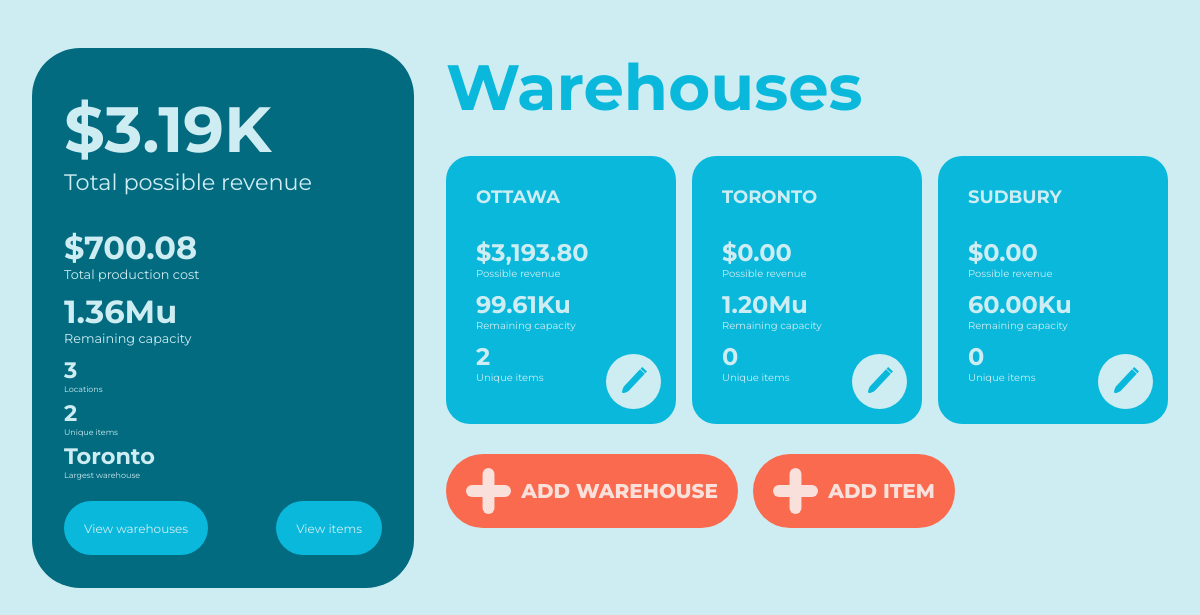
Page /home on the earlier database version.
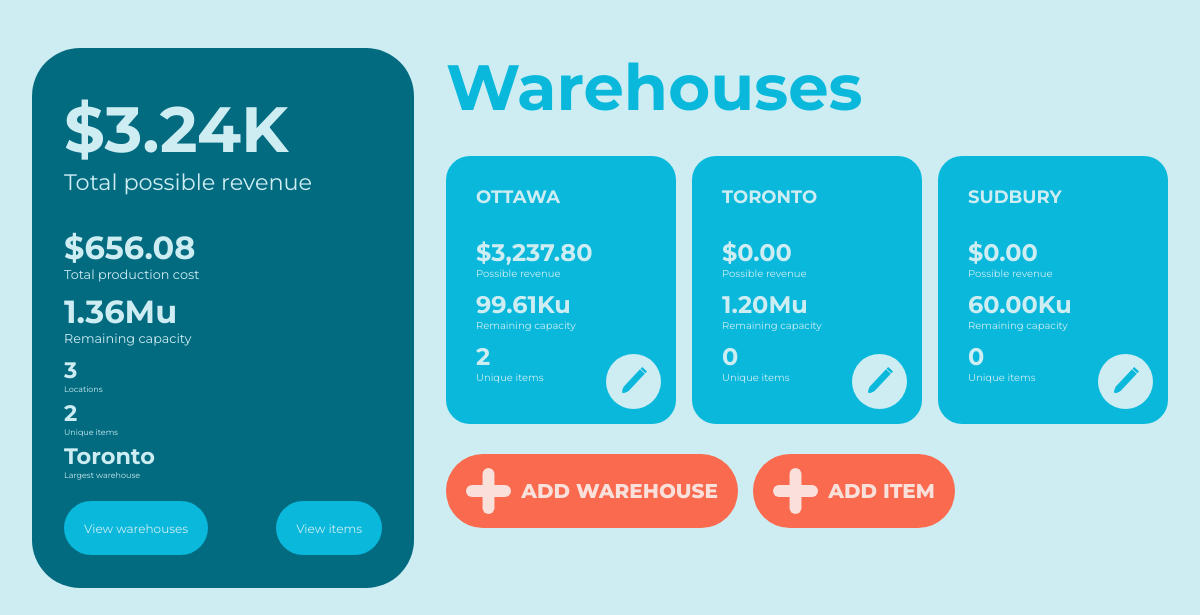
Same page on the later database version.
### wms/models.py (models this page shows, shortened)
class Item(db.Model):
    _id = db.Column(db.Integer, primary_key=True)
    quantity = db.Column(db.Integer, nullable=False)
    warehouse = db.Column(db.String(MAXIMUM_NAME_LEN), db.ForeignKey('warehouse.name'), nullable=False)
    item_template_id = db.Column(db.Integer, db.ForeignKey('item_template._id'), nullable=False)

class ItemTemplate(db.Model):
    _id = db.Column(db.Integer, primary_key=True)
    name = db.Column(db.String(MAXIMUM_NAME_LEN), unique=True, nullable=False)
    price = db.Column(db.Float, nullable=False)
    cost = db.Column(db.Float, nullable=False)
    size = db.Column(db.Integer, nullable=False)
    low_threshold = db.Column(db.Integer, nullable=False)
    instances = db.relationship('Item', backref='item_template', lazy=True)  # Instances using this item template

class Warehouse(db.Model):
    _id = db.Column(db.Integer, primary_key=True)
    name = db.Column(db.String(MAXIMUM_NAME_LEN), unique=True, nullable=False)
    capacity = db.Column(db.Integer, nullable=False)
    items = db.relationship("Item", backref="home_warehouse", lazy=True)
    @hybrid_property
    def remaining_capacity(self):
        capacityUsed = 0
        for item in self.items:
            capacityUsed += item.quantity * ItemTemplate.query.filter_by(_id=item.item_template_id).first().size
        return self.capacity - capacityUsed
    @hybrid_property
    def possible_revenue(self):
        revenue = 0
        for item in self.items:
            item_temp = ItemTemplate.query.filter_by(_id=item.item_template_id).first()
            revenue += item.quantity * (item_temp.price - item_temp.cost)
        return revenue
    @hybrid_property
    def total_production_cost(self):
        total_production_cost = 0
        for item in self.items:
            total_production_cost += item.quantity * ItemTemplate.query.filter_by(_id=item.item_template_id).first().cost
        return total_production_cost

### wms/routes.py (the view, shortened to what this page needs)
@app.route("/", methods=METHODS)
@app.route("/home", methods=METHODS)
def home():
    warehouseForm = WarehouseForm()
    itemForm = ItemForm()
    warehouseList = Warehouse.query.all()
    try:
        largest = warehouseList[0]
        for warehouse in warehouseList:
            if warehouse.capacity > largest.capacity:
                largest = warehouse
        largest = largest.name
    except IndexError:
        largest = "No data"
    productionCost = 0
    remainingCapacity = 0
    possibleRevenue = 0
    for warehouse in warehouseList:
        productionCost += warehouse.total_production_cost
        remainingCapacity += warehouse.remaining_capacity
        possibleRevenue += warehouse.possible_revenue
    if warehouseForm.validate_on_submit():
        flash(f'Warehouse "{warehouseForm.name.data}" created.')
        db.session.add(Warehouse(name=warehouseForm.name.data.title(),
                                 capacity=warehouseForm.capacity.data))
        db.session.commit()
        return redirect(url_for('home'))
    return render_template('home.html',
                           warehouseForm=warehouseForm,
                           itemForm=itemForm,
                           warehouseList=warehouseList,
                           possibleRevenue=possibleRevenue,
                           productionCost=productionCost,
                           remainingCapacity=remainingCapacity,
                           largestWarehouse=largest,
                           uniqueItems=len(ItemTemplate.query.all()),
                           price_format=price_format,
                           capacity_format=capacity_format)

### wms/functions.py (called while the page is built)
def price_format(price, small=False):
    price = round(price, 2)
    if small:
        if price >= 1000:
            price /= 1000
            return "{:.2f}K".format(price)
    if price < 10000:
        return "{:,.2f}".format(price)
    else:
        if 1000000 < price < 9000000:
            price /= 1000000
            return "{:.2f}M".format(price)
        price /= 1000
        return "{:.2f}K".format(price)

def capacity_format(capacity):
    if capacity < 10000:
        return "{:,}".format(capacity)
    elif 10000 <= capacity <= 999999:
        capacity /= 1000
        return "{:.2f}K".format(capacity)
    else:
        capacity /= 1000000
        return "{:.2f}M".format(capacity)

### wms/templates/home.html (shortened to what this page needs)
<!DOCTYPE html>
{% extends "base.html" %}
{% block content %}
<link rel="stylesheet" href="static/home.css">
<div class="stats-card">
    <h1>${{price_format(possibleRevenue, small=True)}}</h1>
    <p>Total possible revenue</p>
    <div class="main-stats">
        <h1>${{price_format(productionCost)}}</h1>
        <p>Total production cost</p>
        <h1>{{capacity_format(remainingCapacity)}}u</h1>
        <p>Remaining capacity</p>
    </div>
    <div class="small-stats">
        <h1>{{warehouseList|length}}</h1>
        <p>Locations</p>
        <h1>{{uniqueItems}}</h1>
        <p>Unique items</p>
        <h1>{{largestWarehouse}}</h1>
        <p>Largest warehouse</p>
    </div>
    <div class="buttons">
        <a href="{{url_for('warehouses')}}" class="view-button">View warehouses</a>
        <a href="{{url_for('items')}}" class="view-button">View items</a>
    </div>
</div>
<div class="warehouses-preview">
    <h1>Warehouses</h1>
    <div class="warehouse-carousel">
        <ul>
            {% for warehouse in warehouseList[0:3] %}
                <li>
                    <div class="warehouse-card">
                        <h1>{{warehouse.name}}</h1>
                        <h2>${{price_format(warehouse.possible_revenue)}}</h2>
                        <p>Possible revenue</p>
                        <h2>{{capacity_format(warehouse.remaining_capacity)}}u</h2>
                        <p>Remaining capacity</p>
                        <h2>{{warehouse.items|length}}</h2>
                        <p>Unique items</p>
                        <a href="{{url_for('view_warehouse', warehouse_name=warehouse.name)}}">
                            <button class="edit-button">
                                <img src="static/edit-button.svg" alt="Edit button">
                            </button>
                        </a>
                    </div>
                </li>
            {% endfor %}
        </ul>
    </div>
    <div class="add-button-section">
        <button class="add-button" id="add-warehouse">
            <img src="static/+.svg" alt="">
            <p>Add warehouse</p>
        </button>
        <button class="add-button" id="add-item">
            <img src="static/+.svg" alt="">
            <p>Add item</p>
        </button>
    </div>
</div>
{% endblock content %}

Differences in the rows shown:
changed through a linked row, Item: quantity.cost "3,193.80" → "3,237.80"
Other differences:
{{ price_format(possibleRevenue, small=True) }}: "3.19K" → "3.24K"
{{ price_format(productionCost) }}: "700.08" → "656.08"
